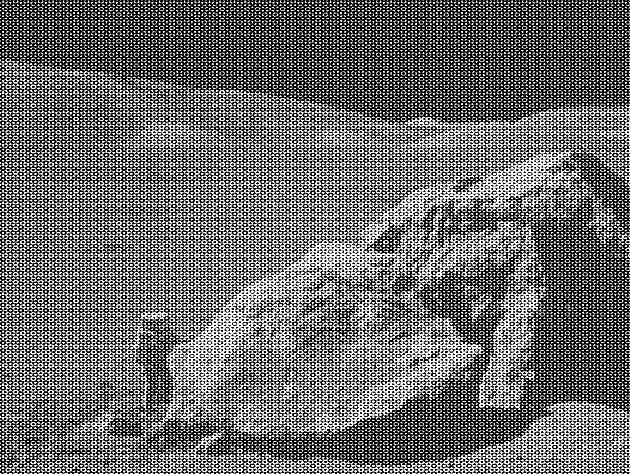
#> input picture moonlanding.png, 630 x 474 px
$ jupyter execute --allow-errors 07.2ex_Algorithms.ipynb
#> lines starting #> are read from the running program, lines starting #| are printed output that depends on the picture
1\. **Maximum wind speed prediction at the Sprogø station**

The exercise goal is to predict the maximum wind speed occurring every 50 years even if no measure exists for such a period. The available data are only measured over 21 years at the Sprogø meteorological station located in Denmark.

The annual maxima are supposed to fit a normal probability density function. However such function is not going to be estimated because it gives a probability from a wind speed maxima. Finding the maximum wind speed occurring every 50 years requires the opposite approach, the result needs to be found from a defined probability. That is the quantile function role and the exercise goal will be to find it. In the current model, it is supposed that the maximum wind speed occurring every 50 years is defined as the upper 2% quantile.

By definition, the quantile function is the inverse of the cumulative distribution function. The latter describes the probability distribution of an annual maxima. In the exercise, the cumulative probability $p_i$ for a given year i is defined as $p_i = i/(N+1)$ with $N = 21$, the number of measured years. Thus it will be possible to calculate the cumulative probability of every measured wind speed maxima. From those experimental points, the scipy.interpolate module will be very useful for fitting the quantile function. Finally the 50 years maxima is going to be evaluated from the cumulative probability of the 2% quantile.

Practically, load the dataset:

```python
import numpy as np
max_speeds = np.load('max-speeds.npy')
years_nb = max_speeds.shape[0]
```

Compute then the cumulative probability $p_i$ (`cprob`) and sort the maximum speeds from the data. Use then the  UnivariateSpline from scipy.interpolate to define a quantile function and thus estimate the probabilities.

In the current model, the maximum wind speed occurring every 50 years is defined as the upper 2% quantile. As a result, the cumulative probability value will be:

```python
fifty_prob = 1. - 0.02
```

So the storm wind speed occurring every 50 years can be guessed as:

``` python
fifty_wind = quantile_func(fifty_prob)
```

[cell 1]
import numpy as np
from scipy.interpolate import UnivariateSpline
import matplotlib.pyplot as plt

# load the dataset
#> (the rest of this cell did not finish here and is left out)

2\. **Curve fitting of temperature in Alaska**

The temperature extremes in Alaska for each month, starting in January, are given by (in degrees Celcius):

max:  17,  19,  21,  28,  33,  38, 37,  37,  31,  23,  19,  18

min: -62, -59, -56, -46, -32, -18, -9, -13, -25, -46, -52, -58

* Plot these temperature extremes.
* Define a function that can describe min and max temperatures.
* Fit this function to the data with scipy.optimize.curve_fit().
* Plot the result. Is the fit reasonable? If not, why?
* Is the time offset for min and max temperatures the same within the fit accuracy?

[cell 2]
import matplotlib.pyplot as plt
from scipy import optimize
import numpy as np

t_max = [17, 19, 21, 28, 33, 38, 37, 37, 31, 23, 19, 18]
t_min = [-62, -59, -56, -46, -32, -18, -9, -13, -25, -46, -52, -58]
months = np.arange(1,13)

plt.figure()
plt.scatter(months, t_max)
plt.scatter(months, t_min)
plt.ylabel("Temperature °C")
plt.xlabel("Months")

def sinfunc(x, a, b, c, d):
    return a * np.sin(b * (x-c)) + d

c_M, _ = optimize.curve_fit(sinfunc, months, t_max, p0=[25, 0.5, 10, 4])
c_m, _ = optimize.curve_fit(sinfunc, months, t_min, p0=[10, 0.5, 10, 4])

x = np.linspace(1,12, 10000)
plt.plot(x, sinfunc(x, c_M[0], c_M[1], c_M[2], c_M[3]))
plt.plot(x,  sinfunc(x, c_m[0], c_m[1], c_m[2], c_m[3]))

print("Yes the fit is reasonable, also makes sense to model with a periodic function")
print("Yes the time offset for min and max temperatures are the same within the fit accuracy")
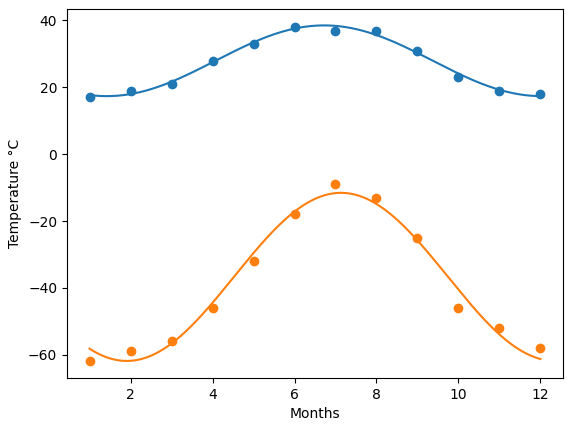
#> figure drawn by matplotlib, 1 panel; curve peaks at x = 6.72, y = 38.53; curve peaks at x = 7.13, y = -11.56

3\. **2D minimization of a six-hump camelback function**

$$
f(x,y) = \left(4-2.1x^2+\frac{x^4}{3} \right) x^2 +xy + (4y^2 -4)y^2
$$

has multiple global and local minima. Find the global minima of this function.

Hints:

* Variables can be restricted to $-2 < x < 2$ and $-1 < y < 1$.
* Use numpy.meshgrid() and pylab.imshow() to find visually the regions.
* Use scipy.optimize.minimize(), optionally trying out several of its methods.

How many global minima are there, and what is the function value at those points? What happens for an initial guess of $(x, y) = (0, 0)$ ?

[cell 3]
from scipy.optimize import minimize

# six-hump camelback function
def f(xy_pair):
    x = xy_pair[0]
    y = xy_pair[1]
    return (4 - 2.1*x**2 + 1/3*x**4)*x**2+x*y+(4*y**2-3)*y**2

# restrict variables to −2<𝑥<2 and −1<𝑦<1.
N_samples = 100
ymax = 2
xmax = 1
xs = np.arange(-ymax, ymax, ymax/N_samples)
ys = np.arange(-xmax, xmax, xmax/N_samples)

fig, axes = plt.subplots(nrows=1, ncols=1, figsize = (12, 6))
x, y = np.meshgrid(xs, ys, sparse=True)
xy_pair = np.array([x,y], dtype='object')

image = axes.imshow(f(xy_pair), extent=[-2, 2, -1, 1])
fig.colorbar(image, ax=axes)
axes.set_xlabel("x")
axes.set_ylabel("y")

# try a grid of x,y
x_grid = [-2, -0.5, 0, 0.5, 2]
y_grid = [-1, -0.75, 0, 0.75, 1]

results = [[minimize(f, x0=[x,y], method=None), [x,y]] for x in x_grid for y in y_grid]

for result in results:
    print(f"The result with initial guess {result[1]} is: {result[0].x}")
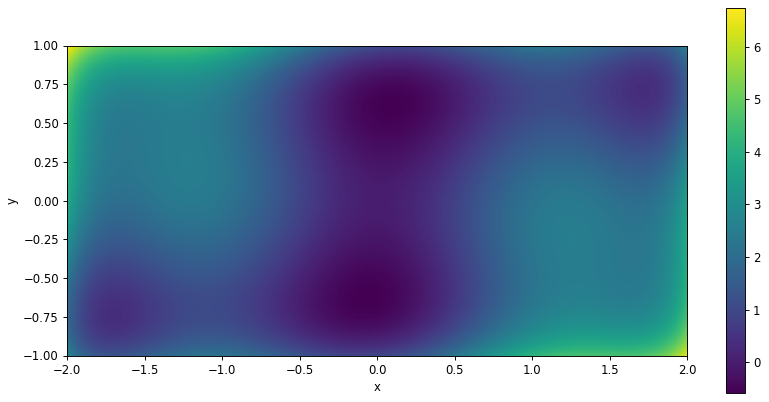
#> figure drawn by matplotlib, 2 panels

[cell 4]
# answer to the question by looking at the results
minima = [(0, 0.75), (0, -0.75)]
print("Q. How many global minima are there, and what is the function value at those points?")
print(f"A. There are 2 global minima at {minima[0]} and {minima[1]} and the results are respectively {minimize(f, x0=minima[0], method=None).x} and {minimize(f, x0=minima[1], method=None).x}\n")

xy_pair = (0,0)
print(f"Q. What happens for an initial guess of {xy_pair} ?")
print(f"The result is  {minimize(f, x0=xy_pair, method=None).x}")

4\. **FFT of a simple dataset**

Performe a periodicity analysis on the lynxs-hares population

[cell 5]
from scipy import fftpack

#> (the rest of this cell did not finish here and is left out)

5\. **FFT of an image**

* Examine the provided image `moonlanding.png`, which is heavily contaminated with periodic noise. In this exercise, we aim to clean up the noise using the Fast Fourier Transform.
* Load the image using pylab.imread().
* Find and use the 2-D FFT function in scipy.fftpack, and plot the spectrum (Fourier transform of) the image. Do you have any trouble visualising the spectrum? If so, why?
* The spectrum consists of high and low frequency components. The noise is contained in the high-frequency part of the spectrum, so set some of those components to zero (use array slicing).
* Apply the inverse Fourier transform to see the resulting image.

[cell 6]
import pylab
from matplotlib.colors import LogNorm

# examine and load image contaminated with periodic noise
image = pylab.imread('moonlanding.png')
#> image is the input picture: shape (474, 630) float32; min 0, max 1, mean 0.424
fig, axes = plt.subplots(2, 2 , figsize=(16, 16))
axes[0,0].imshow(image,  cmap='gray')
axes[0,0].set_title('Original image')

# 2D FFT of the image
S_image = fftpack.fft2(image)

# display the absolute value of the spectrum
axes[1,0].imshow(np.abs(S_image))
axes[1,0].set_title('Spectrum')

# display the absolute value of the specture in log scale
c = axes[1,1].imshow(np.abs(S_image),  norm=LogNorm(vmin=np.min(np.abs(S_image)), vmax=np.max(np.abs(S_image))))
axes[1,1].set_title('Spectrum in log scale')
fig.colorbar(c, ax=axes[1,1])

# remove high frequency noise (set them to 0)
S_image[np.abs(S_image) > 2500] = 0

# apply inverse Fourier transform and display the results
filtered_image = fftpack.ifft2(S_image).real
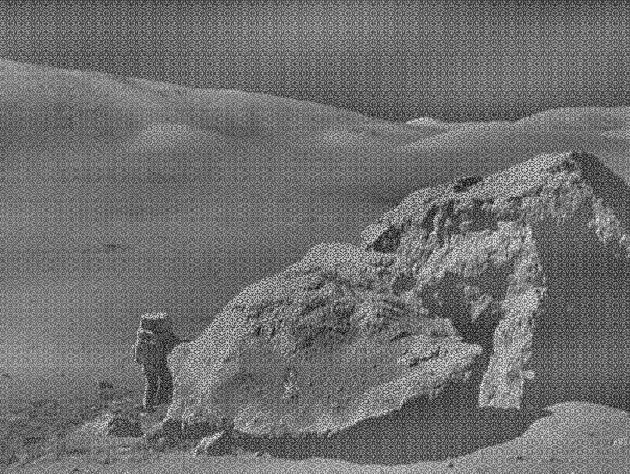
#> filtered_image: shape (474, 630) float32; min -0.517, max 0.663, mean 1.12e-09; drawn with min black and max white
axes[0,1].imshow(filtered_image, cmap='gray')
axes[0,1].set_title('Filtered image')

print("Q. Do you have any trouble visualising the spectrum? If so, why?")
print("A. To visualize correctly the spectrum we must use a logaritmic scale because there are some high frequency peaks")
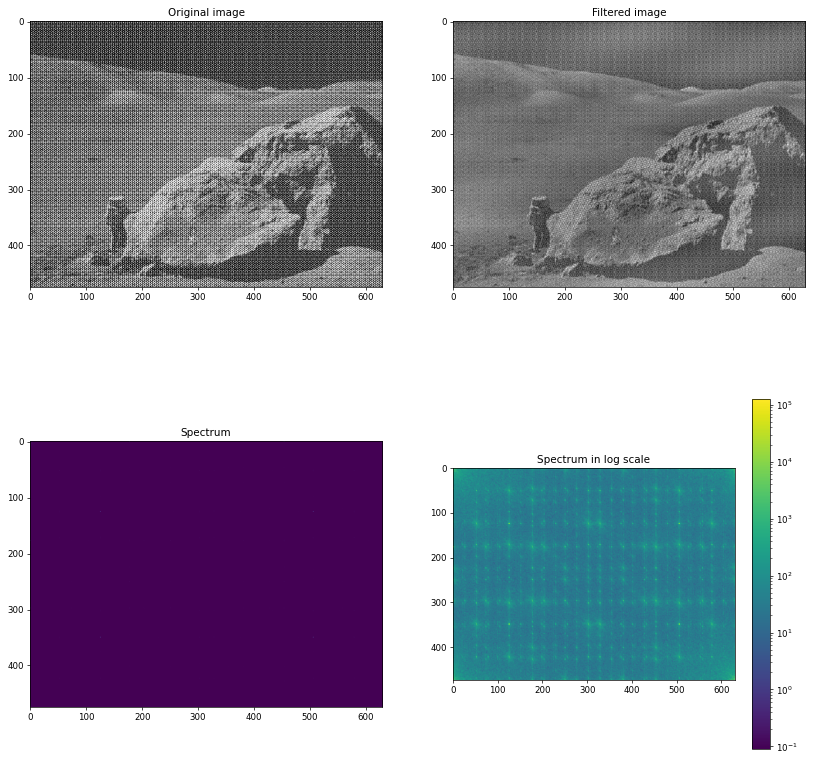
#> figure drawn by matplotlib, 5 panels
